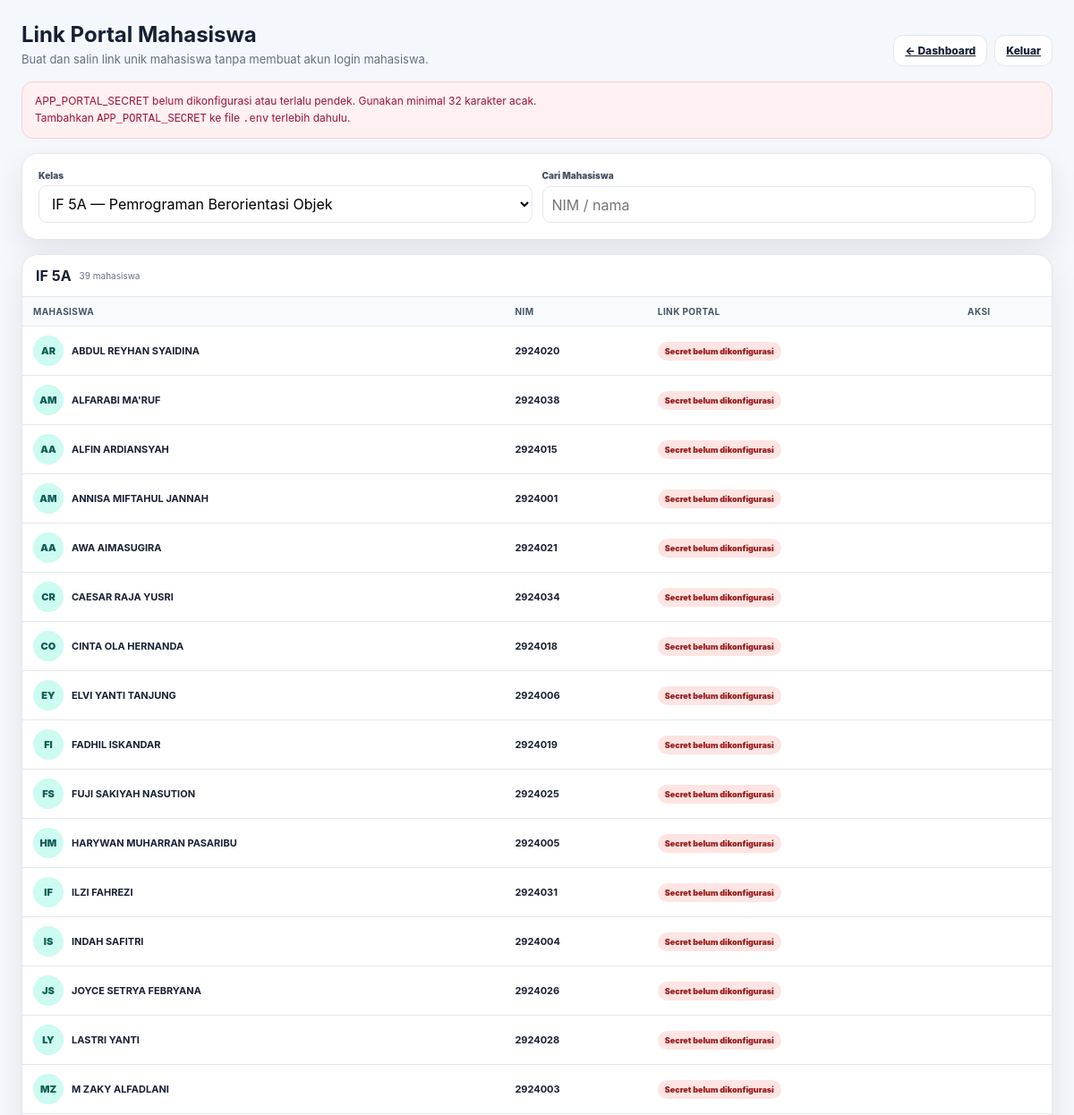
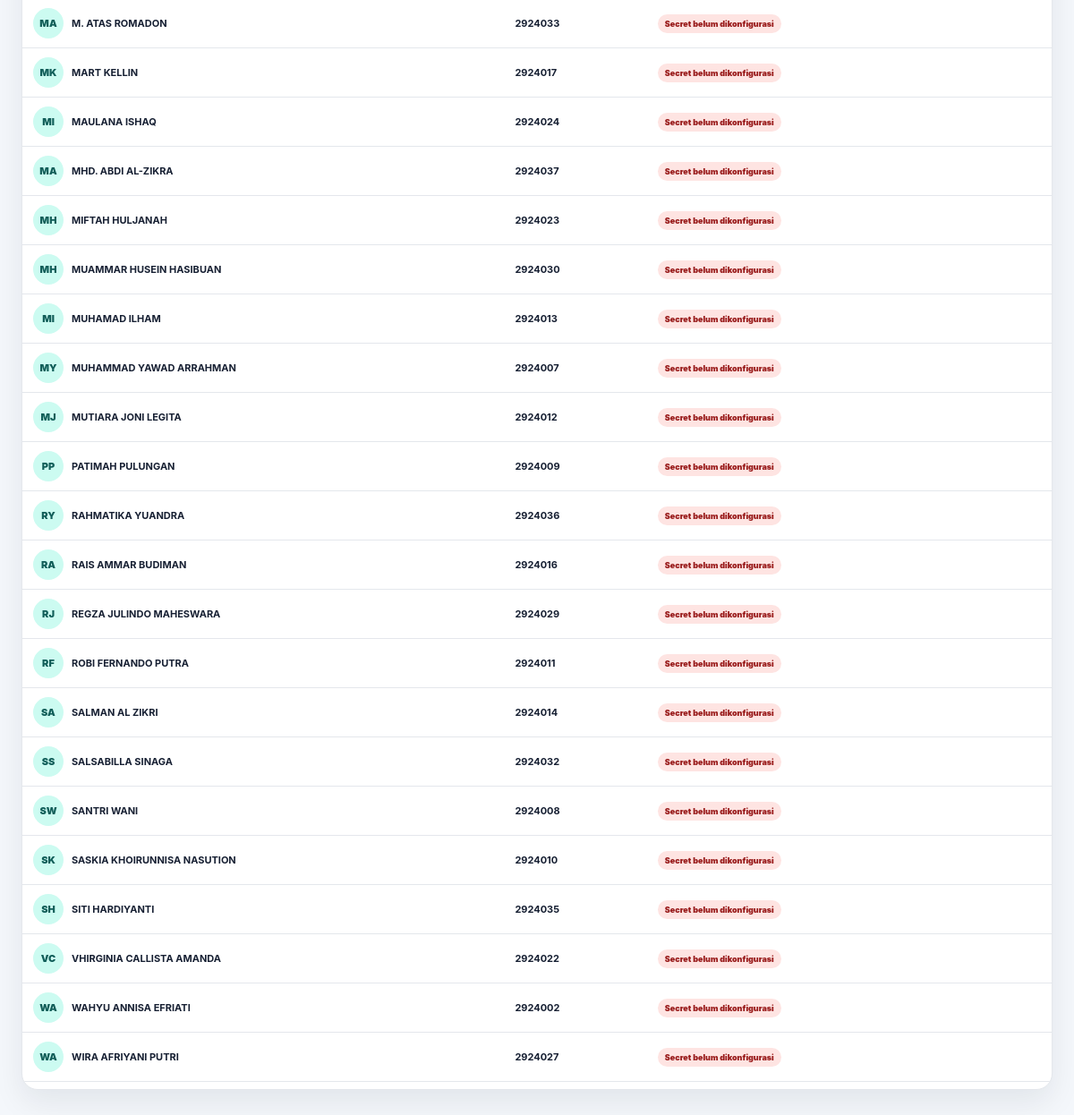
The app's page /portal_links.php (signed in) with its own data (2 pictures, top to bottom).
### tables this page shows
CREATE TABLE `classes` (
  `id` bigint(20) UNSIGNED NOT NULL,
  `program_id` bigint(20) UNSIGNED NOT NULL,
  `course_id` bigint(20) UNSIGNED NOT NULL,
  `name` varchar(100) NOT NULL,
  `semester` varchar(30) NOT NULL DEFAULT '',
  `academic_year` varchar(30) NOT NULL DEFAULT '',
  `target` smallint(5) UNSIGNED NOT NULL DEFAULT 30,
  `meetings` tinyint(3) UNSIGNED NOT NULL DEFAULT 16,
  `lecturer` varchar(200) NOT NULL DEFAULT '',
  `pass_threshold` decimal(5,2) NOT NULL DEFAULT 60.00,
  `created_at` timestamp NOT NULL DEFAULT current_timestamp(),
  `updated_at` timestamp NOT NULL DEFAULT current_timestamp() ON UPDATE current_timestamp()
);

CREATE TABLE `class_enrollments` (
  `id` bigint(20) UNSIGNED NOT NULL,
  `class_id` bigint(20) UNSIGNED NOT NULL,
  `student_id` bigint(20) UNSIGNED NOT NULL,
  `registration_status` enum('Aktif','Cuti','Nonaktif','Lulus') NOT NULL DEFAULT 'Aktif',
  `payment_status` enum('Lunas','Belum Lunas','Cicilan') NOT NULL DEFAULT 'Lunas',
  `gpa` decimal(3,2) DEFAULT NULL,
  `target_gpa` decimal(3,2) DEFAULT NULL,
  `pc` varchar(20) DEFAULT NULL,
  `github_url` varchar(500) DEFAULT NULL,
  `colab_url` varchar(500) DEFAULT NULL,
  `drive_url` varchar(500) DEFAULT NULL,
  `note` text DEFAULT NULL,
  `created_at` timestamp NOT NULL DEFAULT current_timestamp(),
  `updated_at` timestamp NOT NULL DEFAULT current_timestamp() ON UPDATE current_timestamp()
);

CREATE TABLE `students` (
  `id` bigint(20) UNSIGNED NOT NULL,
  `nim` varchar(50) NOT NULL,
  `name` varchar(200) NOT NULL DEFAULT '',
  `email` varchar(190) NOT NULL DEFAULT '',
  `phone` varchar(50) NOT NULL DEFAULT '',
  `portal_pin_hash` varchar(255) DEFAULT NULL,
  `created_at` timestamp NOT NULL DEFAULT current_timestamp(),
  `updated_at` timestamp NOT NULL DEFAULT current_timestamp() ON UPDATE current_timestamp()
);

### app/helpers.php (called while the page is built, shortened)
<?php
function e(mixed $value): string
{
    return htmlspecialchars((string) $value, ENT_QUOTES, 'UTF-8');
}
function app_url(string $path = ''): string
{
    $isHttps =
        (!empty($_SERVER['HTTPS'])
            && $_SERVER['HTTPS'] !== 'off')
        || (
            isset($_SERVER['HTTP_X_FORWARDED_PROTO'])
            && strtolower(
                (string) $_SERVER['HTTP_X_FORWARDED_PROTO']
            ) === 'https'
        );
    $scheme = $isHttps
        ? 'https'
        : 'http';
    $host =
        $_SERVER['HTTP_HOST']
        ?? 'localhost';
    $scriptName =
        str_replace(
            '\\',
            '/',
            (string) (
                $_SERVER['SCRIPT_NAME']
                ?? '/public/index.php'
            )
        );
    $directory =
        rtrim(
            str_replace(
                '\\',
                '/',
                dirname($scriptName)
            ),
            '/'
        );
    $base =
        $scheme
        . '://'
        . $host
        . $directory;
    return
        rtrim($base, '/')
        . '/'
        . ltrim($path, '/');
}
function selected(mixed $actual, mixed $expected): string
{
    return (string) $actual === (string) $expected ? 'selected' : '';
}
function initials(string $name, string $nim): string
{
    $name = trim($name);
    $parts = preg_split('/\s+/', $name) ?: [];
    $letters = '';
    foreach (array_slice($parts, 0, 2) as $part) {
        $letters .= mb_strtoupper(mb_substr($part, 0, 1));
    }
    return $letters ?: substr($nim, -2);
}
function display_name(array $student): string
{
    $name = trim((string) ($student['name'] ?? ''));
    return $name !== '' ? $name : 'Nama belum diisi';
}

### app/Database.php (called while the page is built, shortened)
<?php
final class Database
{
    private static ?PDO $pdo = null;
    public static function connection(): PDO
    {
        if (self::$pdo instanceof PDO) {
            return self::$pdo;
        }
        $host = '127.0.0.1';
        $port = '3306';
        $name = 'academic_monitor';
        $user = 'root';
        $pass = '';
        $dsn = sprintf(
            'mysql:host=%s;port=%s;dbname=%s;charset=utf8mb4',
            $host,
            $port,
            $name
        );
        self::$pdo = new PDO(
            $dsn,
            $user,
            $pass,
            [
                PDO::ATTR_ERRMODE => PDO::ERRMODE_EXCEPTION,
                PDO::ATTR_DEFAULT_FETCH_MODE => PDO::FETCH_ASSOC,
                PDO::ATTR_EMULATE_PREPARES => false,
            ]
        );
        return self::$pdo;
    }
}

### app/Auth.php (called while the page is built, shortened)
<?php
final class Auth
{
    private static ?array $cachedUser = null;
    public static function user(): ?array
    {
        if (self::$cachedUser !== null) {
            return self::$cachedUser;
        }
        $id = (int) ($_SESSION['user_id'] ?? 0);
        $stmt = Database::connection()->prepare(
            'SELECT u.*, s.nim AS student_nim, s.name AS student_name
             FROM users u
             LEFT JOIN students s ON s.id = u.student_id
             WHERE u.id = :id AND u.is_active = 1
             LIMIT 1'
        );
        $stmt->execute(['id' => $id]);
        $user = $stmt->fetch();
        self::$cachedUser = $user ?: null;
        return self::$cachedUser;
    }
    public static function check(): bool
    {
        return self::user() !== null;
    }
    public static function requireLogin(): void
    {
        if (!self::check()) {
            flash('warning', 'Silakan login untuk membuka dashboard.');
            redirect('login.php');
        }
    }
    public static function requireRole(string ...$roles): void
    {
        self::requireLogin();
    }
}

### app/Repository.php (called while the page is built, shortened)
<?php
final class Repository
{
    public function classes(): array
    {
        return $this->pdo
            ->query(
                'SELECT cl.*, c.code AS course_code, c.name AS course_name,
                        p.code AS program_code, p.name AS program_name
                 FROM classes cl
                 JOIN courses c ON c.id = cl.course_id
                 JOIN programs p ON p.id = cl.program_id
                 ORDER BY cl.academic_year DESC, cl.semester, cl.name'
            )
            ->fetchAll();
    }
    public function classesForUser(array $user): array
    {
        if (($user['role'] ?? '') === 'admin') {
            return $this->classes();
        }
        $studentId = (int) ($user['student_id'] ?? 0);
        $stmt = $this->pdo->prepare(
            'SELECT cl.*, c.code AS course_code, c.name AS course_name,
                    p.code AS program_code, p.name AS program_name
             FROM class_enrollments ce
             JOIN classes cl ON cl.id = ce.class_id
             JOIN courses c ON c.id = cl.course_id
             JOIN programs p ON p.id = cl.program_id
             WHERE ce.student_id = :student_id
             ORDER BY cl.academic_year DESC, cl.semester, cl.name'
        );
        $stmt->execute(['student_id' => $studentId]);
        return $stmt->fetchAll();
    }
    public function classContext(int $classId): ?array
    {
        $stmt = $this->pdo->prepare(
            'SELECT cl.*, c.code AS course_code, c.name AS course_name, c.credits,
                    p.code AS program_code, p.name AS program_name, p.faculty
             FROM classes cl
             JOIN courses c ON c.id = cl.course_id
             JOIN programs p ON p.id = cl.program_id
             WHERE cl.id = :id
             LIMIT 1'
        );
        $stmt->execute(['id' => $classId]);
        $row = $stmt->fetch();
        return $row ?: null;
    }
    public function studentsForClass(int $classId): array
    {
        $stmt = $this->pdo->prepare(
            'SELECT ce.id AS enrollment_id, ce.class_id, ce.student_id,
                    ce.registration_status, ce.payment_status, ce.gpa, ce.target_gpa,
                    ce.pc, ce.github_url, ce.colab_url, ce.drive_url, ce.note,
                    s.nim, s.name, s.email, s.phone
             FROM class_enrollments ce
             JOIN students s ON s.id = ce.student_id
             WHERE ce.class_id = :class_id
             ORDER BY s.name = "", s.name, s.nim'
        );
        $stmt->execute(['class_id' => $classId]);
        return $stmt->fetchAll();
    }
}

### public/portal_links.php (the view, shortened to what this page needs)
<?php
Auth::requireRole('admin', 'dosen');
$repository = new Repository(Database::connection());
$user = Auth::user();
$availableClasses = $repository->classesForUser($user);
$requestedClassId = filter_input(
    INPUT_GET,
    'class_id',
    FILTER_VALIDATE_INT
);
$classId = $requestedClassId ?: (int) $availableClasses[0]['id'];
$classContext = $repository->classContext($classId);
$students = $repository->studentsForClass($classId);
$tokenError = '';
try {
    portal_secret();
} catch (Throwable $exception) {
    $tokenError = $exception->getMessage();
}
?>
<!DOCTYPE html>
<html lang="id">
<head>
    <link
        rel="stylesheet"
        href="<?= e(app_url('assets/css/app.css')) ?>"
    >
</head>
<body>
<main class="portal-link-page">
    <div class="portal-link-shell">
        <div class="page-head">
            <div>
                <h3>Link Portal Mahasiswa</h3>
                <p>
                    Buat dan salin link unik mahasiswa tanpa membuat akun login mahasiswa.
                </p>
            </div>
            <div class="actions">
                <a
                    class="btn"
                    href="<?= e(
                        app_url(
                            'dashboard.php?page=portal&class_id=' . $classId
                        )
                    ) ?>"
                >
                    ← Dashboard
                </a>
                <a
                    class="btn"
                    href="<?= e(app_url('logout.php')) ?>"
                >
                    Keluar
                </a>
            </div>
        </div>
        <?php if ($tokenError !== ''): ?>
            <div class="notice danger-note">
                <?= e($tokenError) ?>
                <br>
                Tambahkan <code>APP_PORTAL_SECRET</code> ke file
                <code>.env</code> terlebih dahulu.
            </div>
        <?php endif; ?>
        <div
            class="card section-card"
            style="margin-bottom:16px"
        >
            <form method="get">
                <div class="form-grid">
                    <div class="field">
                        <label>Kelas</label>
                        <select
                            name="class_id"
                            onchange="this.form.submit()"
                        >
                            <?php foreach ($availableClasses as $class): ?>
                                <option
                                    value="<?= (int) $class['id'] ?>"
                                    <?= selected(
                                        $class['id'],
                                        $classId
                                    ) ?>
                                >
                                    <?= e($class['name']) ?>
                                    —
                                </option>
                            <?php endforeach; ?>
                        </select>
                    </div>
                    <div class="field">
                        <label>Cari Mahasiswa</label>
                        <input
                            type="search"
                            id="portalStudentSearch"
                            placeholder="NIM / nama"
                        >
                    </div>
                </div>
            </form>
        </div>
        <div class="card table-card">
            <div class="table-tools">
                <strong>
                    <?= e($classContext['name'] ?? 'Kelas') ?>
                </strong>
                <span style="color:var(--muted);font-size:10px">
                    <?= count($students) ?> mahasiswa
                </span>
            </div>
            <div class="table-wrap">
                <table>
                    <thead>
                    <tr>
                        <th>Mahasiswa</th>
                        <th>NIM</th>
                        <th>Link Portal</th>
                        <th>Aksi</th>
                    </tr>
                    </thead>
                    <tbody>
                    <?php foreach ($students as $student): ?>
                        <?php
                        $portalUrl = $tokenError === ''
                            ? portal_public_url(
                                $classId,
                                (int) $student['enrollment_id']
                            )
                            : '';
                        ?>
                        <tr
                            data-portal-student
                            data-search="<?= e(
                                strtolower(
                                    $student['nim']
                                    . ' '
                                    . $student['name']
                                )
                            ) ?>"
                        >
                            <td>
                                <div class="student">
                                    <div class="avatar">
                                        <?= e(
                                            initials(
                                                (string) $student['name'],
                                                (string) $student['nim']
                                            )
                                        ) ?>
                                    </div>
                                    <div>
                                        <strong>
                                            <?= e(display_name($student)) ?>
                                        </strong>
                                    </div>
                                </div>
                            </td>
                            <td>
                                <strong><?= e($student['nim']) ?></strong>
                            </td>
                            <td>
                                <?php if ($portalUrl !== ''): ?>
                                    <input
                                        class="portal-url-field"
                                        type="text"
                                        value="<?= e($portalUrl) ?>"
                                        readonly
                                        data-portal-url
                                    >
                                <?php else: ?>
                                    <span class="badge danger">
                                        Secret belum dikonfigurasi
                                    </span>
                                <?php endif; ?>
                            </td>
                            <td>
                            </td>
                        </tr>
                    <?php endforeach; ?>
                    </tbody>
                </table>
            </div>
        </div>
    </div>
</main>
</body>
</html>

### records on screen
classes: name "IF 5A"
class_enrollments: student.nim "AR", student.name "ABDUL REYHAN SYAIDINA", student.nim "2924020", shows "Secret belum dikonfigurasi"
class_enrollments: student.nim "AM", student.name "ALFARABI MA'RUF", student.nim "2924038", shows "Secret belum dikonfigurasi"
class_enrollments: student.nim "AA", student.name "ALFIN ARDIANSYAH", student.nim "2924015", shows "Secret belum dikonfigurasi"
class_enrollments: student.nim "AM", student.name "ANNISA MIFTAHUL JANNAH", student.nim "2924001", shows "Secret belum dikonfigurasi"
class_enrollments: student.nim "AA", student.name "AWA AIMASUGIRA", student.nim "2924021", shows "Secret belum dikonfigurasi"
class_enrollments: student.nim "CR", student.name "CAESAR RAJA YUSRI", student.nim "2924034", shows "Secret belum dikonfigurasi"
class_enrollments: student.nim "CO", student.name "CINTA OLA HERNANDA", student.nim "2924018", shows "Secret belum dikonfigurasi"
class_enrollments: student.nim "EY", student.name "ELVI YANTI TANJUNG", student.nim "2924006", shows "Secret belum dikonfigurasi"
class_enrollments: student.nim "FI", student.name "FADHIL ISKANDAR", student.nim "2924019", shows "Secret belum dikonfigurasi"
class_enrollments: student.nim "FS", student.name "FUJI SAKIYAH NASUTION", student.nim "2924025", shows "Secret belum dikonfigurasi"
class_enrollments: student.nim "HM", student.name "HARYWAN MUHARRAN PASARIBU", student.nim "2924005", shows "Secret belum dikonfigurasi"
class_enrollments: student.nim "IF", student.name "ILZI FAHREZI", student.nim "2924031", shows "Secret belum dikonfigurasi"
class_enrollments: student.nim "IS", student.name "INDAH SAFITRI", student.nim "2924004", shows "Secret belum dikonfigurasi"
class_enrollments: student.nim "JS", student.name "JOYCE SETRYA FEBRYANA", student.nim "2924026", shows "Secret belum dikonfigurasi"
class_enrollments: student.nim "LY", student.name "LASTRI YANTI", student.nim "2924028", shows "Secret belum dikonfigurasi"
class_enrollments: student.nim "MZ", student.name "M ZAKY ALFADLANI", student.nim "2924003", shows "Secret belum dikonfigurasi"
class_enrollments: student.nim "MA", student.name "M. ATAS ROMADON", student.nim "2924033", shows "Secret belum dikonfigurasi"
class_enrollments: student.nim "MK", student.name "MART KELLIN", student.nim "2924017", shows "Secret belum dikonfigurasi"
class_enrollments: student.nim "MI", student.name "MAULANA ISHAQ", student.nim "2924024", shows "Secret belum dikonfigurasi"
class_enrollments: student.nim "MA", student.name "MHD. ABDI AL-ZIKRA", student.nim "2924037", shows "Secret belum dikonfigurasi"
class_enrollments: student.nim "MH", student.name "MIFTAH HULJANAH", student.nim "2924023", shows "Secret belum dikonfigurasi"
class_enrollments: student.nim "MH", student.name "MUAMMAR HUSEIN HASIBUAN", student.nim "2924030", shows "Secret belum dikonfigurasi"
class_enrollments: student.nim "MI", student.name "MUHAMAD ILHAM", student.nim "2924013", shows "Secret belum dikonfigurasi"
class_enrollments: student.nim "MY", student.name "MUHAMMAD YAWAD ARRAHMAN", student.nim "2924007", shows "Secret belum dikonfigurasi"
class_enrollments: student.nim "MJ", student.name "MUTIARA JONI LEGITA", student.nim "2924012", shows "Secret belum dikonfigurasi"
class_enrollments: student.nim "PP", student.name "PATIMAH PULUNGAN", student.nim "2924009", shows "Secret belum dikonfigurasi"
class_enrollments: student.nim "RY", student.name "RAHMATIKA YUANDRA", student.nim "2924036", shows "Secret belum dikonfigurasi"
class_enrollments: student.nim "RA", student.name "RAIS AMMAR BUDIMAN", student.nim "2924016", shows "Secret belum dikonfigurasi"
class_enrollments: student.nim "RJ", student.name "REGZA JULINDO MAHESWARA", student.nim "2924029", shows "Secret belum dikonfigurasi"
class_enrollments: student.nim "RF", student.name "ROBI FERNANDO PUTRA", student.nim "2924011", shows "Secret belum dikonfigurasi"
class_enrollments: student.nim "SA", student.name "SALMAN AL ZIKRI", student.nim "2924014", shows "Secret belum dikonfigurasi"
class_enrollments: student.nim "SS", student.name "SALSABILLA SINAGA", student.nim "2924032", shows "Secret belum dikonfigurasi"
class_enrollments: student.nim "SW", student.name "SANTRI WANI", student.nim "2924008", shows "Secret belum dikonfigurasi"
class_enrollments: student.nim "SK", student.name "SASKIA KHOIRUNNISA NASUTION", student.nim "2924010", shows "Secret belum dikonfigurasi"
class_enrollments: student.nim "SH", student.name "SITI HARDIYANTI", student.nim "2924035", shows "Secret belum dikonfigurasi"
class_enrollments: student.nim "VC", student.name "VHIRGINIA CALLISTA AMANDA", student.nim "2924022", shows "Secret belum dikonfigurasi"
class_enrollments: student.nim "WA", student.name "WAHYU ANNISA EFRIATI", student.nim "2924002", shows "Secret belum dikonfigurasi"
class_enrollments: student.nim "WA", student.name "WIRA AFRIYANI PUTRI", student.nim "2924027", shows "Secret belum dikonfigurasi"

### other values on screen
$tokenError "APP_PORTAL_SECRET belum dikonfigurasi atau terlalu pendek. Gunakan minimal 32 karakter acak."
count($students) "39"
form field class_id "IF 5A — Pemrograman Berorientasi Objek"
